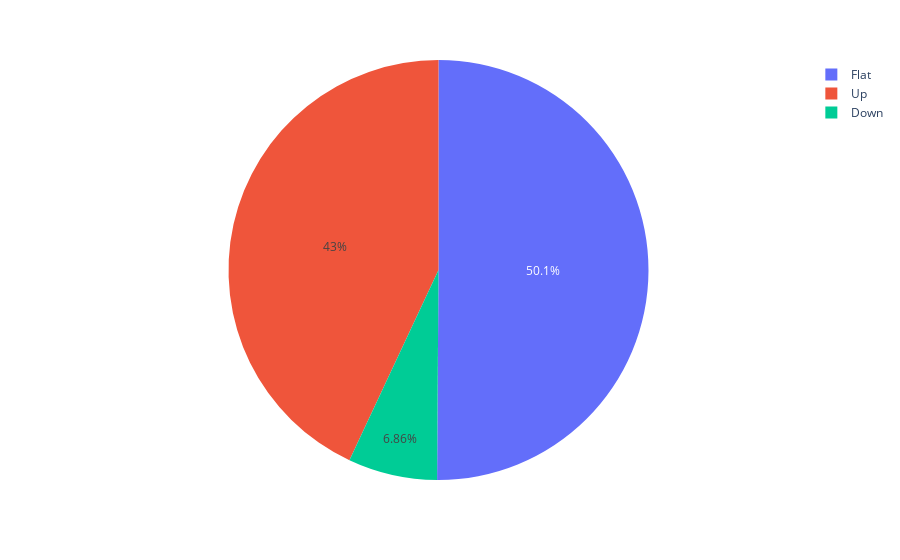

The notebook cell saved with this chart:
### Code cell
# dados categoricos
px.pie(dados, 'ST_Slope')

### Figure 1 — Plotly figure (JSON) as saved in the notebook; plotly's stock layout.template omitted (floating-point values rounded to 4 significant figures; data arrays with more than 128 entries replaced by an {"elided": "..."} marker saying what was removed)
{"data": [{"domain": {"x": [0, 1], "y": [0, 1]}, "hovertemplate": "ST_Slope=%{label}<extra></extra>", "labels": {"elided": "918 str values"}, "legendgroup": "", "name": "", "showlegend": true, "type": "pie"}], "layout": {"autosize": true, "legend": {"tracegroupgap": 0}, "margin": {"t": 60}}}
